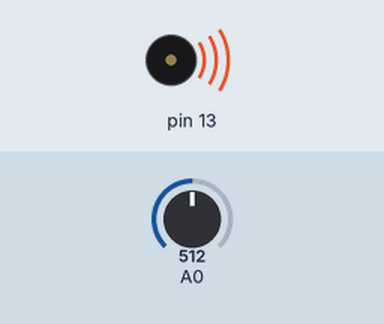
This sketch was run on a simulated Arduino Uno, built with avr-gcc and run on an emulated ATmega328P. Shown: buzzer (waves = sounding). The test bench sets the inputs (shaded band); at power-on: A0 = 512.

Above: at 1.2 s.
1.3 s: A0 set to 105
At 2.1 s:
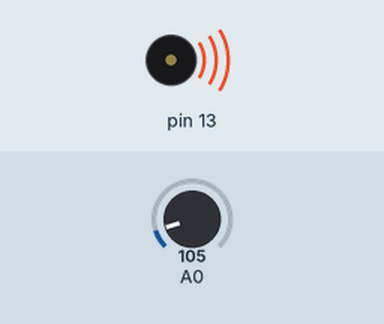
2.8 s: A0 set to 94
At 3.3 s:
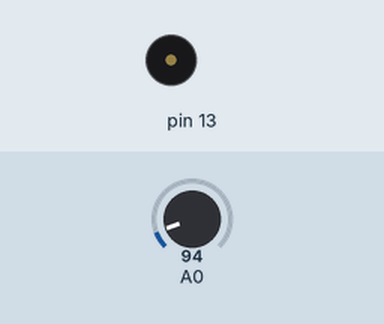
4.3 s: A0 set to 110
At 5.5 s:
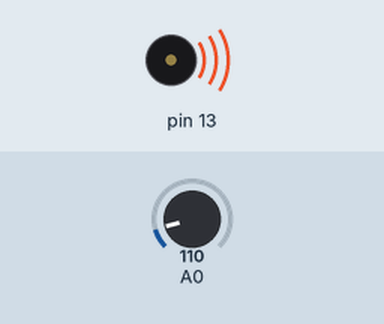
5.8 s: A0 set to 90
At 6.9 s:
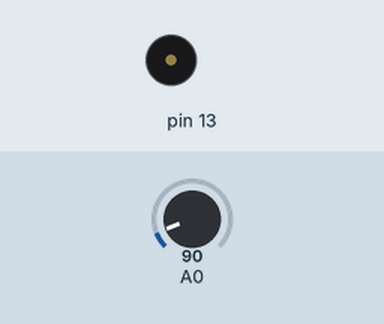
Timing chart, 0 to 8.3 s (numbered marks = the images above; inputs shaded):
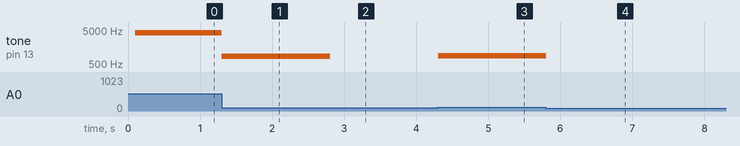

The sketch:

proximity_sound.ino
```cpp
void setup() {
  pinMode(13,OUTPUT);
}

void loop() {
  delay(100);
  int valoareCitita=analogRead(A0);

  if(valoareCitita<100) {
    noTone(13);
  }
  else {
    tone(13,valoareCitita*8);
  }
}
```

Measured:
- the behaviour switches between 100 and 99 on A0 (found by bisection; images 1 and 2)
- after the input at 1.3 s, tone on pin 13: 4096 Hz → 840 Hz at once
- after the input at 2.8 s, tone on pin 13: 840 Hz → silent at once
- after the input at 4.3 s, tone on pin 13: silent → 880 Hz at once
- after the input at 5.8 s, tone on pin 13: 880 Hz → silent at once
